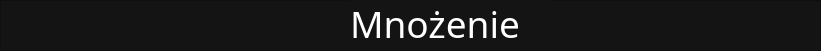
     <widget class="QFrame" name="frame_9">
      <property name="geometry">
       <rect>
        <x>-1</x>
        <y>0</y>
        <width>821</width>
        <height>51</height>
       </rect>
      </property>
      <property name="styleSheet">
       <string notr="true">background-color: rgb(20,20,20);</string>
      </property>
      <property name="frameShape">
       <enum>QFrame::StyledPanel</enum>
      </property>
      <property name="frameShadow">
       <enum>QFrame::Raised</enum>
      </property>
      <widget class="QLabel" name="label_2">
       <property name="geometry">
        <rect>
         <x>350</x>
         <y>-2</y>
         <width>201</width>
         <height>51</height>
        </rect>
       </property>
       <property name="font">
        <font>
         <family>Athiti</family>
         <pointsize>28</pointsize>
        </font>
       </property>
       <property name="styleSheet">
        <string notr="true">color: rgb(255,255,255);</string>
       </property>
       <property name="text">
        <string>Mnożenie</string>
       </property>
      </widget>
      <widget class="QFrame" name="frame_10">
       <property name="geometry">
        <rect>
         <x>0</x>
         <y>260</y>
         <width>641</width>
         <height>51</height>
        </rect>
       </property>
       <property name="styleSheet">
        <string notr="true">background-color: rgb(102,102,102);</string>
       </property>
       <property name="frameShape">
        <enum>QFrame::StyledPanel</enum>
       </property>
       <property name="frameShadow">
        <enum>QFrame::Raised</enum>
       </property>
       <widget class="QLabel" name="label_342">
        <property name="geometry">
         <rect>
          <x>225</x>
          <y>-2</y>
          <width>201</width>
          <height>51</height>
         </rect>
        </property>
        <property name="font">
         <font>
          <family>Athiti</family>
          <pointsize>28</pointsize>
         </font>
        </property>
        <property name="styleSheet">
         <string notr="true">color: rgb(255,255,255);</string>
        </property>
        <property name="text">
         <string>Dodawanie</string>
        </property>
       </widget>
      </widget>
     </widget>
